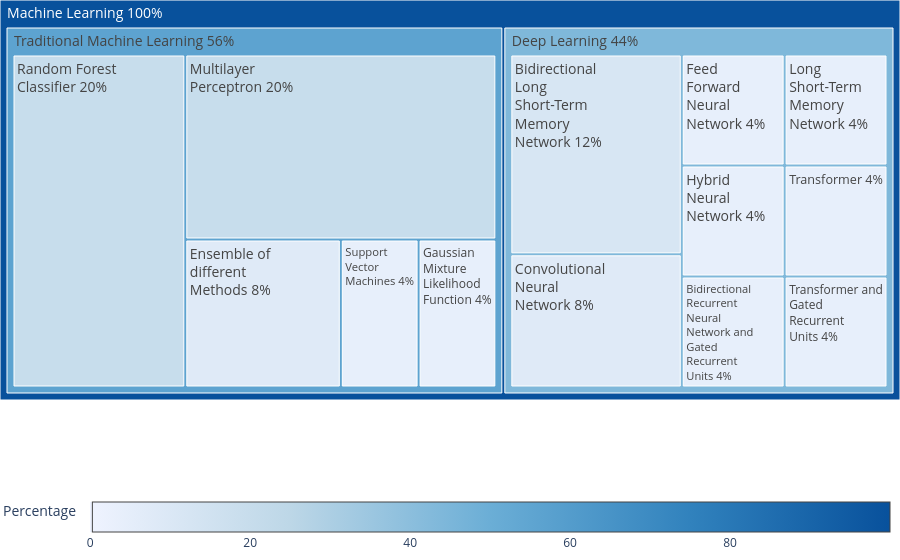

Source (notebook cell):
### Code cell
import plotly.graph_objects as go
import pandas as pd

data = pd.DataFrame({
    'Theme': ['Machine Learning 100%'] * 13,
    'Type': [
        'Traditional Machine Learning 56%', 'Traditional Machine Learning 56%', 'Traditional Machine Learning 56%',
        'Traditional Machine Learning 56%', 'Traditional Machine Learning 56%',
        'Deep Learning 44%', 'Deep Learning 44%', 'Deep Learning 44%', 'Deep Learning 44%',
        'Deep Learning 44%', 'Deep Learning 44%', 'Deep Learning 44%', 'Deep Learning 44%'
    ],
    'Category': [
        'Random Forest<br>Classifier 20%',
        'Multilayer<br>Perceptron 20%',
        'Ensemble of<br>different<br>Methods 8%',
        'Support<br>Vector<br>Machines 4%',
        'Gaussian<br>Mixture<br>Likelihood<br>Function 4%',
        'Bidirectional<br>Long<br>Short-Term<br>Memory<br>Network 12%',
        'Convolutional<br>Neural<br>Network 8%',
        'Feed<br>Forward<br>Neural<br>Network 4%',
        'Long<br>Short-Term<br>Memory<br>Network 4%',
        'Hybrid<br>Neural<br>Network 4%',
        'Transformer 4%',
        'Bidirectional<br>Recurrent<br>Neural<br>Network and<br>Gated<br>Recurrent<br>Units 4%',
        'Transformer and<br>Gated<br>Recurrent<br>Units 4%'
    ],
    'Percentage': [
        20, 20, 8, 4, 4,
        12, 8, 4, 4, 4, 4, 4, 4
    ]
})

# --- compute higher-level percentages explicitly ---
type_pct = data.groupby('Type')['Percentage'].sum().to_dict()       # e.g. 60.87, 39.13
theme_pct = data.groupby('Theme')['Percentage'].sum().to_dict()     # e.g. 100

# Build node lists (leaf categories + types + theme)
labels = list(data['Category']) + list(type_pct.keys()) + list(theme_pct.keys())
parents = (
    list(data['Type']) +               # each category’s parent is its Type
    ['Machine Learning 100%'] * len(type_pct) +  # each Type’s parent is Theme
    ['']                               # root has no parent
)

# Areas = percentages for all nodes (sums at higher levels)
values = (
    list(data['Percentage']) +
    list(type_pct.values()) +
    list(theme_pct.values())
)

# Colors = we want them to match these same percentages (0–100 scale)
colors = values

fig = go.Figure(
    go.Treemap(
        labels=labels,
        parents=parents,
        values=values,
        branchvalues='total',
        marker=dict(
            colors=colors,
            colorscale=[[0, '#eff3ff'],
                        [0.25, '#bdd7e7'],
                        [0.5, '#6baed6'],
                        [0.75, '#3182bd'],
                        [1, '#08519c']],
            cmin=0,
            cmax=100,
            colorbar=dict(
                title='Percentage',
                orientation='h',
                x=0.5,
                xanchor='center',
                y=-0.4
            )
        ),
        textinfo='label'
    )
)

fig.update_traces(textfont_size=14)
fig.update_layout(
    margin=dict(l=0, r=0, t=0, b=0)
)

fig.show()

# To save:
fig.write_image(file="treemap_techniques.pdf", scale=3)

### Figure 1 — Plotly figure (JSON) as saved in the notebook; plotly's stock layout.template omitted (floating-point values rounded to 4 significant figures)
{"data": [{"branchvalues": "total", "labels": ["Random Forest<br>Classifier 20%", "Multilayer<br>Perceptron 20%", "Ensemble of<br>different<br>Methods 8%", "Support<br>Vector<br>Machines 4%", "Gaussian<br>Mixture<br>Likelihood<br>Function 4%", "Bidirectional<br>Long<br>Short-Term<br>Memory<br>Network 12%", "Convolutional<br>Neural<br>Network 8%", "Feed<br>Forward<br>Neural<br>Network 4%", "Long<br>Short-Term<br>Memory<br>Network 4%", "Hybrid<br>Neural<br>Network 4%", "Transformer 4%", "Bidirectional<br>Recurrent<br>Neural<br>Network and<br>Gated<br>Recurrent<br>Units 4%", "Transformer and<br>Gated<br>Recurrent<br>Units 4%", "Deep Learning 44%", "Traditional Machine Learning 56%", "Machine Learning 100%"], "marker": {"cmax": 100, "cmin": 0, "colorbar": {"orientation": "h", "title": {"text": "Percentage"}, "x": 0.5, "xanchor": "center", "y": -0.4}, "colors": [20, 20, 8, 4, 4, 12, 8, 4, 4, 4, 4, 4, 4, 44, 56, 100], "colorscale": [[0, "#eff3ff"], [0.25, "#bdd7e7"], [0.5, "#6baed6"], [0.75, "#3182bd"], [1, "#08519c"]]}, "parents": ["Traditional Machine Learning 56%", "Traditional Machine Learning 56%", "Traditional Machine Learning 56%", "Traditional Machine Learning 56%", "Traditional Machine Learning 56%", "Deep Learning 44%", "Deep Learning 44%", "Deep Learning 44%", "Deep Learning 44%", "Deep Learning 44%", "Deep Learning 44%", "Deep Learning 44%", "Deep Learning 44%", "Machine Learning 100%", "Machine Learning 100%", ""], "textfont": {"size": 14}, "textinfo": "label", "type": "treemap", "values": [20, 20, 8, 4, 4, 12, 8, 4, 4, 4, 4, 4, 4, 44, 56, 100]}], "layout": {"margin": {"b": 0, "l": 0, "r": 0, "t": 0}}}
